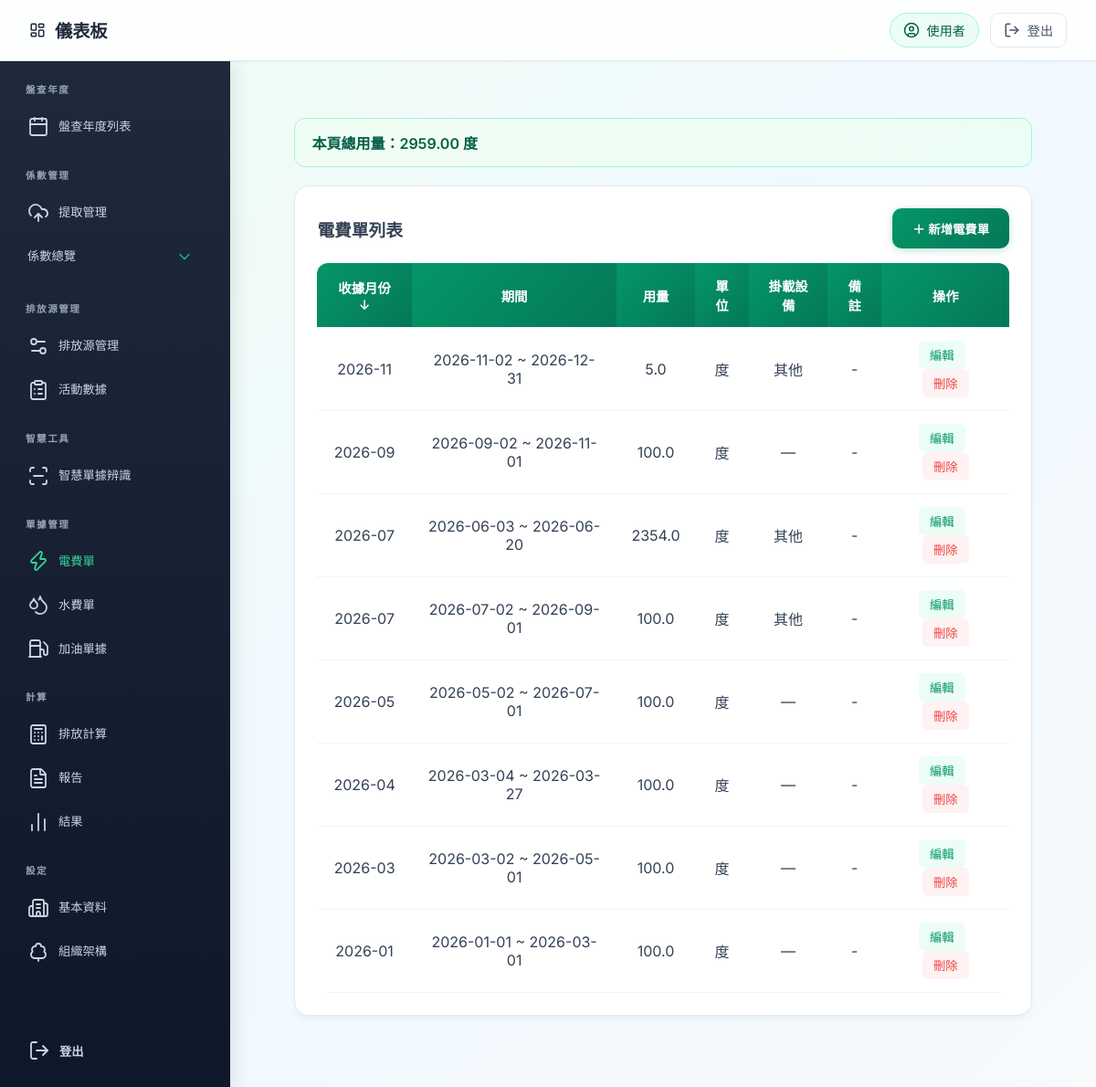
Page /documents/electricity on the committed database.
### model.py (models this page shows)
class UtilityBill(SQLModel, table=True):
    id: Optional[int] = Field(default=None, primary_key=True)
    bill_type: str = Field(index=True)
    bill_month: str = Field(index=True)
    period_start: str
    period_end: str
    usage_amount: float
    unit: str
    note: Optional[str] = None
    fuel_type: Optional[str] = None
    device_id: Optional[int] = Field(default=None, foreign_key="device.id", index=True)
    created_at: datetime = Field(default_factory=datetime.utcnow, index=True)

class Device(SQLModel, table=True):
    id: Optional[int] = Field(default=None, primary_key=True)
    name: str = Field(index=True)
    category: str
    emission_type: str = Field(default="固定燃燒")
    location: str
    factor_ref_code: str
    gas_type: str
    unit: str
    device_number: Optional[str] = None
    device_code: Optional[str] = None
    quantity: int = 1
    fill_amount: Optional[float] = None
    fill_unit: Optional[str] = None
    equipment_category: Optional[str] = None
    refrigerant_code: Optional[str] = None

### routers/documents.py (the view)
@router.get("/{bill_type}", response_class=HTMLResponse)
async def document_manage_page(
    request: Request,
    bill_type: str,
    session: Session = Depends(get_session),
):
    if bill_type not in BILL_TYPE_CONFIG:
        return RedirectResponse(url="/documents/electricity", status_code=303)
    query = select(UtilityBill).where(UtilityBill.bill_type == bill_type)
    bills = list(session.exec(query).all())
    bills.sort(key=lambda bill: (bill.bill_month, bill.id or 0), reverse=True)
    total_usage = sum(float(bill.usage_amount) for bill in bills)
    gasoline_total = sum(
        float(b.usage_amount) for b in bills if b.fuel_type == "車用汽油"
    ) if bill_type == "fuel" else None
    diesel_total = sum(
        float(b.usage_amount) for b in bills if b.fuel_type == "柴油"
    ) if bill_type == "fuel" else None
    device_options = [
        {"id": d.id, "name": d.name}
        for d in _list_devices_for_bill(session, bill_type)
    ]
    return templates.TemplateResponse(
        "document_management.html",
        {
            "request": request,
            "bill_type": bill_type,
            "bill_title": BILL_TYPE_CONFIG[bill_type]["title"],
            "default_unit": BILL_TYPE_CONFIG[bill_type]["default_unit"],
            "bills": bills,
            "total_usage": total_usage,
            "gasoline_total": gasoline_total,
            "diesel_total": diesel_total,
            "fuel_type_options": FUEL_TYPE_OPTIONS,
            "device_options": device_options,
        },
    )

### templates/document_management.html (shortened to what this page needs)
{% extends "base.html" %}
{% block head %}
<link rel="stylesheet" href="/static/css/document_management.css">
{% endblock %}
{% block content %}
<div style="padding: 30px; max-width: 1200px; margin: auto;">
    <div class="summary-box">
        {% if bill_type == 'fuel' %}
            汽油總用量：{{ '%.2f' % gasoline_total }} {{ default_unit }}
            &nbsp;｜&nbsp;
            柴油總用量：{{ '%.2f' % diesel_total }} {{ default_unit }}
        {% else %}
            本頁總用量：{{ '%.2f' % total_usage }} {{ default_unit }}
        {% endif %}
    </div>
    <div class="device-card">
        <div class="card-header">
            <h3 style="margin:0;">{{ bill_title }}列表</h3>
            <button type="button" class="btn-add" onclick="openModal()">＋ 新增{{ bill_title }}</button>
        </div>
        <table class="device-table">
            <thead style="background: #f8f9fa;">
            <tr>
                 {% if bill_type == 'fuel' %}
                 <th class="center-header">加油日期</th>
                 <th class="center-header">燃料</th>
                 {% else %}
                 <th id="monthSortHeader" class="sortable-header center-header">收據月份 <span id="monthSortIcon">↓</span></th>
                 <th class="center-header">期間</th>
                 {% endif %}
                 <th class="center-header">用量</th>
                 <th class="center-header">單位</th>
                 <th class="center-header">掛載設備</th>
                 <th class="center-header">備註</th>
                 <th class="center-header">操作</th>
            </tr>
            </thead>
            <tbody id="billsTableBody">
            {% for bill in bills %}
            <tr data-bill-id="{{ bill.id }}" data-month="{{ bill.bill_month }}">
                {% if bill_type == 'fuel' %}
                <td class="col-period">{{ bill.period_start }}</td>
                <td class="col-fuel-type">{{ bill.fuel_type or '-' }}</td>
                {% else %}
                <td class="col-bill-month">{{ bill.bill_month }}</td>
                <td class="col-period">{{ bill.period_start }} ~ {{ bill.period_end }}</td>
                {% endif %}
                <td class="col-usage-amount">{{ bill.usage_amount }}</td>
                <td class="col-unit">{{ bill.unit }}</td>
                <td class="col-device">
                    {% set dev = device_options | selectattr('id', 'equalto', bill.device_id) | list %}
                    {{ dev[0].name if dev else '—' }}
                </td>
                <td class="col-note">{{ bill.note or '-' }}</td>
                <td>
                    <button
                        type="button"
                        class="btn-edit"
                        data-id="{{ bill.id }}"
                        data-bill-month="{{ bill.bill_month | e }}"
                        data-period-start="{{ bill.period_start | e }}"
                        data-period-end="{{ bill.period_end | e }}"
                        data-usage-amount="{{ bill.usage_amount }}"
                        data-unit="{{ bill.unit | e }}"
                        data-note="{{ (bill.note or '') | e }}"
                        data-fuel-type="{{ (bill.fuel_type or '') | e }}"
                        data-device-id="{{ bill.device_id or 0 }}"
                        onclick="openEditModal(this)">
                        編輯
                    </button>
                    <form action="/documents/delete/{{ bill.id }}" method="post" style="display:inline;">
                        <button type="submit" class="btn-delete"
                                onclick="return confirm('確定刪除？')">刪除
                        </button>
                    </form>
                </td>
            </tr>
            {% else %}
            <tr>
                <td colspan="6" style="color:#6c757d;">目前沒有資料</td>
            </tr>
            {% endfor %}
            </tbody>
        </table>
    </div>
</div>
{% endblock %}

### static/css/index.css (style rules this page uses)
:root { --emerald-50: #ecfdf5; --emerald-100: #d1fae5; --emerald-200: #a7f3d0; --emerald-500: #10b981; --emerald-600: #059669; --emerald-700: #047857; --emerald-800: #065f46; --emerald-900: #064e3b; --slate-50: #f8fafc; --slate-100: #f1f5f9; --slate-200: #e2e8f0; --slate-300: #cbd5e1; --slate-400: #94a3b8; --slate-500: #64748b; --slate-600: #475569; --slate-700: #334155; --slate-800: #1e293b; --slate-900: #0f172a; --radius-sm: 6px; --radius-md: 10px; --radius-lg: 16px; --radius-xl: 20px; --shadow-sm: 0 1px 2px rgba(0,0,0,0.05); --shadow-md: 0 4px 6px -1px rgba(0,0,0,0.07), 0 2px 4px -2px rgba(0,0,0,0.05); --shadow-lg: 0 10px 15px -3px rgba(0,0,0,0.08), 0 4px 6px -4px rgba(0,0,0,0.04); --shadow-xl: 0 20px 25px -5px rgba(0,0,0,0.08), 0 8px 10px -6px rgba(0,0,0,0.04); }
body { margin: 0; font-family: "Noto Sans TC", "Inter", -apple-system, BlinkMacSystemFont, "Segoe UI", Roboto, "Helvetica Neue", Arial, sans-serif; background: linear-gradient(135deg, #f0fdf4 0%, #f0f9ff 50%, #f8fafc 100%); background-attachment: fixed; color: var(--slate-700); display: flex; flex-direction: column; min-height: 100vh; }

### static/css/document_management.css (style rules this page uses)
.device-card { background: white; padding: 24px; border-radius: 16px; border: 1px solid #e2e8f0; box-shadow: 0 4px 6px -1px rgba(0, 0, 0, 0.05), 0 2px 4px -2px rgba(0, 0, 0, 0.03); margin-bottom: 24px; }
.btn-add { background: linear-gradient(135deg, #059669, #047857); color: white; border: none; padding: 10px 22px; border-radius: 10px; cursor: pointer; font-weight: 600; height: 44px; box-shadow: 0 2px 8px rgba(5, 150, 105, 0.25); transition: all 0.2s ease; }
.center-header { text-align: center; }
.btn-edit { color: #059669; border: none; background: #ecfdf5; cursor: pointer; margin-right: 8px; padding: 6px 12px; border-radius: 6px; font-weight: 500; transition: all 0.2s; }
.btn-delete { color: #ef4444; border: none; background: #fef2f2; cursor: pointer; padding: 6px 12px; border-radius: 6px; font-weight: 500; transition: all 0.2s; }
.summary-box { margin-bottom: 20px; padding: 14px 18px; background: linear-gradient(135deg, #f0fdf4, #ecfdf5); border: 1px solid #a7f3d0; border-radius: 12px; font-weight: 600; color: #065f46; }
.device-table { width: 100%; border-collapse: collapse; text-align: center; background: white; border-radius: 12px; overflow: hidden; }
.device-table th, .device-table td { padding: 14px 16px; border-bottom: 1px solid #f1f5f9; }
.device-table th { background: linear-gradient(135deg, #059669, #047857); color: white; font-weight: 600; font-size: 0.9em; }
.device-table tbody tr { transition: background 0.15s ease; }
.card-header { display: flex; justify-content: space-between; align-items: center; margin-bottom: 16px; }
.sortable-header { cursor: pointer; user-select: none; transition: background 0.15s; }

### rows in the picture
UtilityBill: bill_month "2026-11", period_start "2026-11-02", period_end "2026-12-31", usage_amount "5.0", unit "度", note "-"
Device: name "其他"
UtilityBill: bill_month "2026-09", period_start "2026-09-02", period_end "2026-11-01", usage_amount "100.0", unit "度", dev "—", note "-"
UtilityBill: bill_month "2026-07", period_start "2026-06-03", period_end "2026-06-20", usage_amount "2354.0", unit "度", note "-"
UtilityBill: bill_month "2026-07", period_start "2026-07-02", period_end "2026-09-01", usage_amount "100.0", unit "度", note "-"
UtilityBill: bill_month "2026-05", period_start "2026-05-02", period_end "2026-07-01", usage_amount "100.0", unit "度", dev "—", note "-"
UtilityBill: bill_month "2026-04", period_start "2026-03-04", period_end "2026-03-27", usage_amount "100.0", unit "度", dev "—", note "-"
UtilityBill: bill_month "2026-03", period_start "2026-03-02", period_end "2026-05-01", usage_amount "100.0", unit "度", dev "—", note "-"
UtilityBill: bill_month "2026-01", period_start "2026-01-01", period_end "2026-03-01", usage_amount "100.0", unit "度", dev "—", note "-"

### other values in the picture
{{ request.session.get("username", "使用者") }} "使用者"
{{ '%.2f' % total_usage }} "2959.00"
{{ default_unit }} "度"
{{ bill_title }} "電費單"
